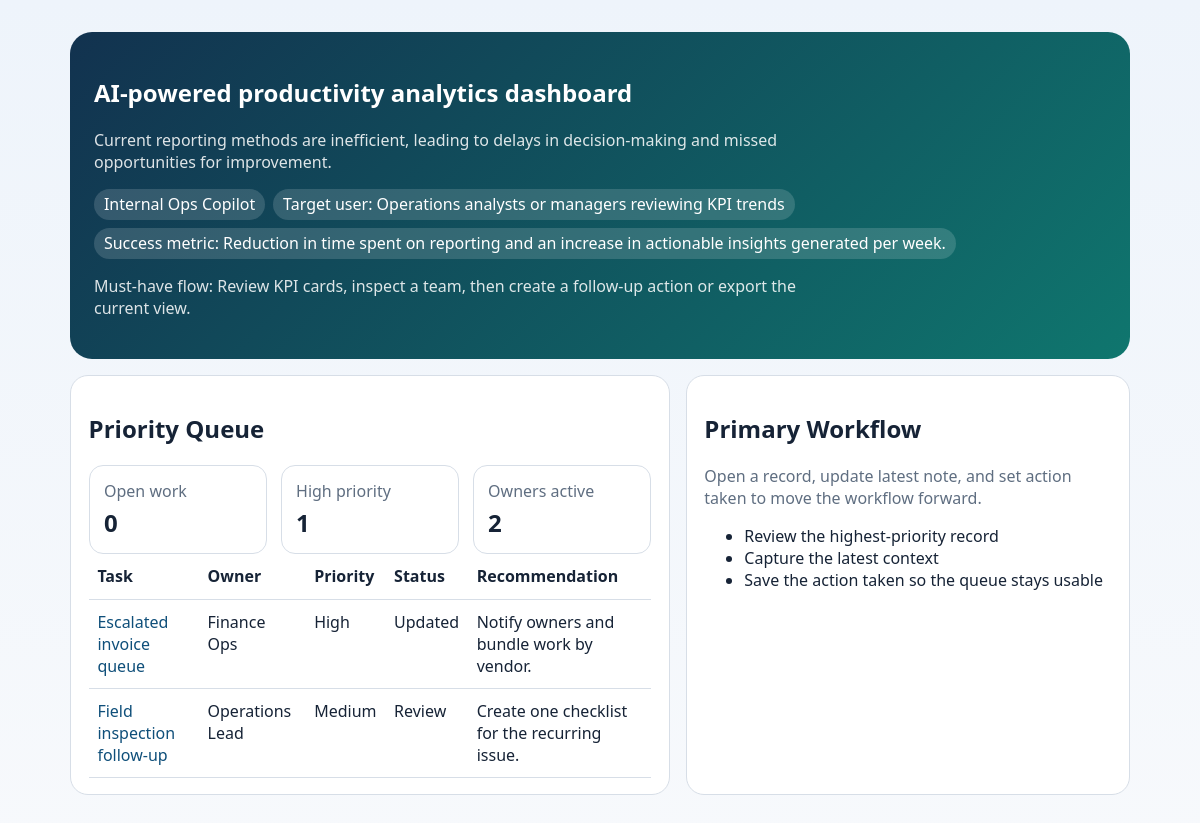
The page / on the database its author committed.
### app/main.py (models this page shows)
class PrimaryRecord(SQLModel, table=True):
    id: int | None = Field(default=None, primary_key=True)
    title: str
    owner: str
    category: str
    status: str
    detail: str
    recommendation: str
    note: str = ""
    action_taken: str = ""
    metric_one: int = 0
    metric_two: int = 0

### app/main.py (the view)
@app.get("/", response_class=HTMLResponse)
def homepage(request: Request, group: str | None = None) -> HTMLResponse:
    with Session(engine) as session:
        records = session.exec(select(PrimaryRecord).order_by(PrimaryRecord.id)).all()
        actions = session.exec(select(FollowUpAction).order_by(FollowUpAction.id)).all()
    if group:
        records = [item for item in records if item.title == group]
        actions = [item for item in actions if item.record_title == group]
    return templates.TemplateResponse(
        "index.html",
        {
            "request": request,
            "config": CONFIG,
            "records": records,
            "actions": actions,
            "stats": compute_stats(records, actions),
            "available_groups": sorted({item.title for item in records} or {item.record_title for item in actions}),
            "selected_group": group or "",
        },
    )

### app/templates/index.html (shortened to what this page needs)
{% extends "base.html" %}
{% block content %}
<div class="grid two-col">
  <section class="panel">
    <h2>{{ config.list_heading }}</h2>
    <div class="stats">
      {% for stat in stats %}
      <div class="stat"><span class="muted">{{ stat.label }}</span><strong>{{ stat.value }}</strong></div>
      {% endfor %}
    </div>
    <table>
      <thead>
        <tr>
          <th>{{ config.primary_label }}</th>
          <th>{{ config.secondary_label }}</th>
          <th>{{ config.category_label }}</th>
          <th>Status</th>
          <th>Recommendation</th>
        </tr>
      </thead>
      <tbody>
        {% for record in records %}
        <tr>
          <td><a href="/records/{{ record.id }}">{{ record.title }}</a></td>
          <td>{{ record.owner }}</td>
          <td>{{ record.category }}</td>
          <td>{{ record.status }}</td>
          <td>{{ record.recommendation }}</td>
        </tr>
        {% endfor %}
      </tbody>
    </table>
  </section>
  <section class="panel">
    {% if config.workflow_mode == "create-action" %}
    <h2>Follow-Up Actions</h2>
    <form hx-post="/actions" method="post">
      <label>
        Team
        <select name="record_title">
          {% for group in available_groups %}
          <option value="{{ group }}">{{ group }}</option>
          {% endfor %}
        </select>
      </label>
      <label>
        Action title
        <input name="title" required />
      </label>
      <label>
        Action owner
        <input name="owner" required />
      </label>
      <button type="submit">{{ config.primary_button }}</button>
    </form>
    <table>
      <thead><tr><th>Team</th><th>Action</th><th>Owner</th><th>Status</th></tr></thead>
      <tbody>
        {% for action in actions %}
        <tr>
          <td>{{ action.record_title }}</td>
          <td>{{ action.title }}</td>
          <td>{{ action.owner }}</td>
          <td>{{ action.status }}</td>
        </tr>
        {% endfor %}
      </tbody>
    </table>
    {% else %}
    <h2>Primary Workflow</h2>
    <p class="muted">Open a record, update {{ config.note_label|lower }}, and set {{ config.action_label|lower }} to move the workflow forward.</p>
    <ul>
      <li>Review the highest-priority record</li>
      <li>Capture the latest context</li>
      <li>Save the action taken so the queue stays usable</li>
    </ul>
    {% endif %}
  </section>
</div>
{% endblock %}

### app/templates/base.html (shortened to what this page needs)
<!doctype html>
<html lang="en">
  <head>
  </head>
  <body>
    <div class="shell">
      <section class="hero">
        <h1>{{ config.project_title }}</h1>
        <p>{{ config.problem }}</p>
        <div class="chips">
          <span class="chip">{{ config.lane_label }}</span>
          <span class="chip">Target user: {{ config.target_user }}</span>
          <span class="chip">Success metric: {{ config.success_metric }}</span>
        </div>
        <p class="muted">Must-have flow: {{ config.workflow }}</p>
      </section>
      {% block content %}{% endblock %}
    </div>
  </body>
</html>

### app/templates/base.html (style rules this page uses)
:root { color-scheme: light; }
* { box-sizing: border-box; }
body { margin: 0; font-family: "Segoe UI", sans-serif; background: linear-gradient(180deg, #eef4fb 0%, #f7f9fc 100%); color: #162336; }
.shell { max-width: 1100px; margin: 0 auto; padding: 2rem 1.25rem 3rem; }
.hero { background: linear-gradient(135deg, #12324f, #0f766e); color: white; border-radius: 22px; padding: 1.5rem; }
.hero p { color: rgba(255,255,255,0.86); max-width: 760px; }
.chips { display: flex; flex-wrap: wrap; gap: 0.5rem; }
.chip { border-radius: 999px; padding: 0.28rem 0.62rem; background: rgba(255,255,255,0.15); }
.grid { display: grid; gap: 1rem; margin-top: 1rem; }
.two-col { grid-template-columns: 1.35fr 1fr; }
.panel { background: white; border: 1px solid #d7dee7; border-radius: 18px; padding: 1rem 1.1rem; }
.stats { display: grid; gap: 0.85rem; grid-template-columns: repeat(auto-fit, minmax(140px, 1fr)); }
.stat { border: 1px solid #d7dee7; border-radius: 14px; padding: 0.9rem; }
.stat strong { display: block; font-size: 1.5rem; margin-top: 0.25rem; }
table { width: 100%; border-collapse: collapse; }
th, td { padding: 0.7rem 0.55rem; border-bottom: 1px solid #d7dee7; text-align: left; vertical-align: top; }
a { color: #0f4f7a; text-decoration: none; }
.muted { color: #5f6e81; }

### rows shown on the page
PrimaryRecord: title "Escalated invoice queue", owner "Finance Ops", category "High", status "Updated", recommendation "Notify owners and bundle work by vendor."
PrimaryRecord: title "Field inspection follow-up", owner "Operations Lead", category "Medium", status "Review", recommendation "Create one checklist for the recurring issue."

### other values the page prints
{{ config.project_title }} "AI-powered productivity analytics dashboard"
{{ config.problem }} "Current reporting methods are inefficient, leading to delays in decision-making and missed opportunities for improvement."
{{ config.lane_label }} "Internal Ops Copilot"
{{ config.target_user }} "Operations analysts or managers reviewing KPI trends"
{{ config.success_metric }} "Reduction in time spent on reporting and an increase in actionable insights generated per week."
{{ config.workflow }} "Review KPI cards, inspect a team, then create a follow-up action or export the current view."
{{ config.list_heading }} "Priority Queue"
{{ stat.label }} "Open work" "High priority" "Owners active"
{{ stat.value }} "0" "1" "2"
{{ config.primary_label }} "Task"
{{ config.secondary_label }} "Owner"
{{ config.category_label }} "Priority"
{{ config.note_label|lower }} "latest note"
{{ config.action_label|lower }} "action taken"
